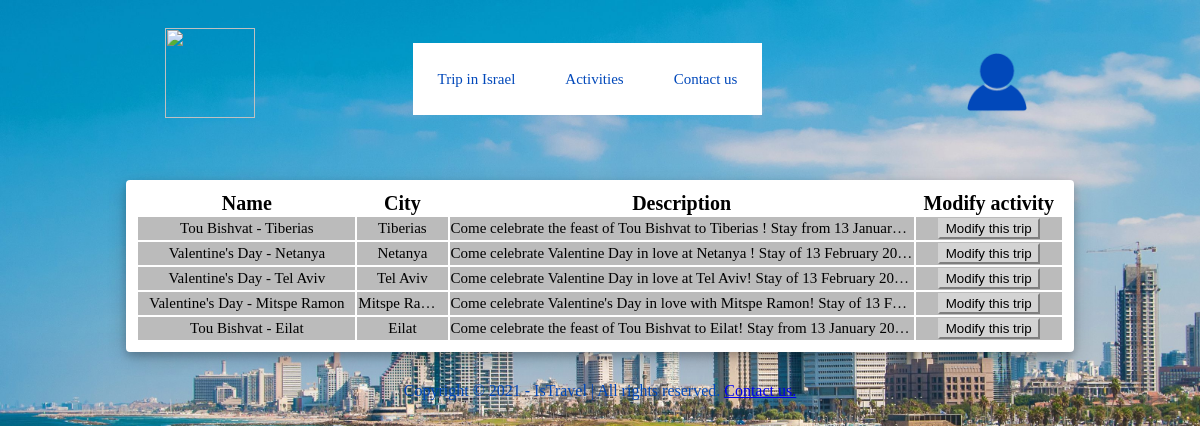
Page /select_modify_trip_page.php on the committed database.
### tables this page shows
CREATE TABLE `trips` (
  `Id` int(11) NOT NULL,
  `title` varchar(255) NOT NULL,
  `image` varchar(255) NOT NULL,
  `start_date` varchar(255) NOT NULL,
  `end_date` varchar(255) NOT NULL,
  `place` varchar(255) NOT NULL,
  `price` int(11) NOT NULL,
  `description` text NOT NULL
);

### select_modify_trip_page.php (the view, shortened to what this page needs)
<!DOCTYPE html>
<html lang="fr" dir="ltr">
	<head>
	</head>
	<body>
		<header>
			<?php require_once 'header.php'; ?>
		</header>
		<main>
			<content>
        <table>
          <th>Name</th>
          <th>City</th>
          <th>Description</th>
					<th>Modify activity</th>
        <?php
					$q = $db->prepare("SELECT * FROM trips ORDER BY Id DESC LIMIT 50");
					$q->execute();
					$result = $q->fetchall();
					foreach ($result as $res) {
							?>
								<tr id="trip_table" class="trip_table" style="background-color:rgb(187, 187, 187)">
									<td id="trip_name">	<?php echo $res['title'];	?>	</td>
									<td id="trip_city">	<?php echo $res['place'];	?>	</td>
									<td id="trip_description">	<?php echo $res['description'];	?>	</td>
									<td id="trip_modify">
										<form method="post" action="/IsTravel/modify_trip_page.php">
											<input type="submit" name="formsend_to_modify_trip" class="formsend_to_modify_trip" id="formsend_to_modify_trip" value="Modify this trip" style="background-color:rgb(211, 211, 211); border-color:rgb(211, 211, 211); ">
										</form>
									</td>
								</tr>
							<?php
					}
        ?>
        </table>
      </content>
    </main>
    <footer>
      <?php require_once 'footer.php'; ?>
    </footer>
  </body>
</html>

### select_modify_trip_page.php (style rules this page uses)
table { margin-top:30px; margin-left:10%; margin-right:10%; margin-bottom: 30px; padding:10px; width:80%; text-align:center; background-color: white; box-shadow: 0 4px 8px 0 rgba(0, 0, 0, 0.2), 0 6px 20px 0 rgba(0, 0, 0, 0.19); height: fit-content; overflow:hidden; border-radius: 4px; line-height: 130%; }
th { font-family:'sporo'; font-size :20px; margin:15px; }
td { color:black; font-size :15px; }
table td { overflow: hidden; text-overflow: ellipsis; white-space: nowrap; }
#trip_name { max-width: 200px; }
#trip_city { min-width: 80px; max-width: 80px; }
#trip_description { max-width: 420px; }
#trip_modify { min-width: 30px; max-width: 30px; }

### header.php (style rules this page uses)
body { background-image: url("/IsTravel/img/wallpaper.jpg"); background-repeat: no-repeat; background-attachment: fixed; background-size: cover; }

### rows in the picture
trips: title "Tou Bishvat - Tiberias", place "Tiberias", description "Come celebrate the feast of Tou Bishvat to Tiberias ! Stay from 13 Januar…"
trips: title "Valentine's Day - Netanya", place "Netanya", description "Come celebrate Valentine Day in love at Netanya ! Stay of 13 February 20…"
trips: title "Valentine's Day - Tel Aviv", place "Tel Aviv", description "Come celebrate Valentine Day in love at Tel Aviv! Stay of 13 February 20…"
trips: title "Valentine's Day - Mitspe Ramon", place "Mitspe Ramon", description "Come celebrate Valentine's Day in love with Mitspe Ramon! Stay of 13 F…"
trips: title "Tou Bishvat - Eilat", place "Eilat", description "Come celebrate the feast of Tou Bishvat to Eilat! Stay from 13 January 20…"
